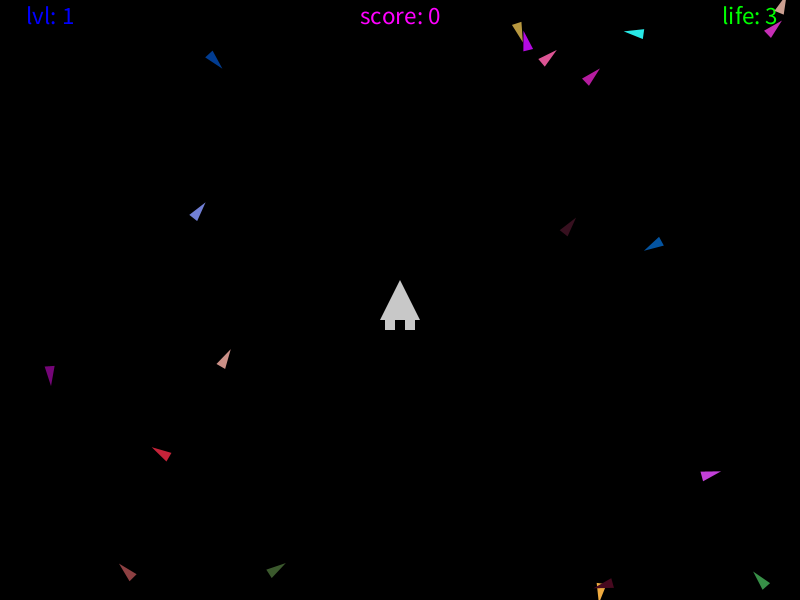
Frame 1 (no input)
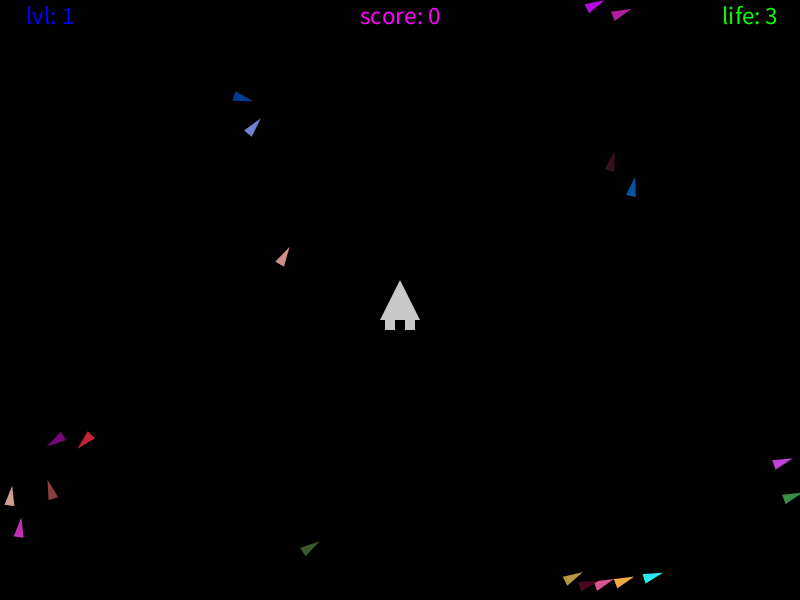
Frame 60 (the mouse pressed at the canvas centre just before this capture)
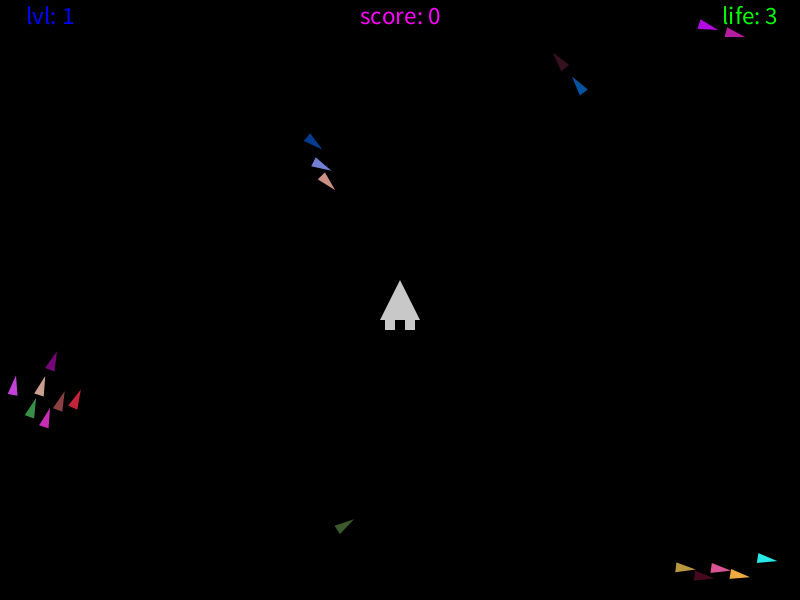
Frame 120 (the mouse held since frame 60 and released just before this capture)

The Processing sketch that drew these frames (run headless with seeded random() and noise(); from frame 60 on, the mouse is pressed at the canvas centre):

// Processing sketch: s03_turret
// ── s03_turret.pde
Canon c;
Vaisseau v;
ArrayList<Projectile> bullets;
int maxBullets = 6;
ArrayList<Mover> flock;
int flockSize = 20;
int kill;
int score;
boolean debug = false;
int lvl =1;
void setup() {
  size (800, 600);
  flock = new ArrayList<Mover>();
  flockSize = 15+(lvl*5);
  
  v = new Vaisseau();
  v.location.x = width / 2;
  v.location.y = height / 2;
  c = new Canon();
  kill =0;
  score=0;
  bullets = new ArrayList<Projectile>();
  lvl++;
  for (int i = 0; i < flockSize; i++) {
   createEt(); 
  }
  println(flockSize);
  textAlign(CENTER, CENTER);
}

int currentTime;
int previousTime = 0;
int deltaTime;

void draw() {
  currentTime = millis();
  deltaTime = currentTime - previousTime;
  previousTime = currentTime;
  
  update(deltaTime);
  render();
  display();
}
PVector thrusters = new PVector(0, -0.02);
float angle = 0;

void update (float deltaTime) {
  if(flockSize == 0){
    reset();
   }

  for (Mover m : flock) {
    if(m.isVisible){
      if(v.isVisible){
        if(v.isCollidingMover(m)){
          m.isVisible = false;
          v.life--;
          kill++;
          score++;
          flockSize--;
          //print(v.life);
        }
      }
      for (Projectile b : bullets){
         if (b.isVisible){
          if(b.isCollidingMover(m)){
            b.isVisible = false;
            m.isVisible = false;
            flockSize--;
            kill++;
            score++;
          }
        }
      }
      m.flock(flock);
      m.update(deltaTime);
    }
 }
 if(kill ==10){
   v.life++;
   kill =0;
 }
  if (keyPressed) {
    switch (key) {
      case ' ':
        v.thrust();
        break;
      case CODED:
        if (keyCode == LEFT) v.pivote(-.03);
        if (keyCode == RIGHT) v.pivote(.03);
        break;
    }
  }

  v.update(deltaTime);

  c.update();

  for ( Projectile p : bullets) {
    if(p.isVisible){
      if(v.isCollidingProjectile(p)){
        p.isVisible = false;
        v.life--;
        //print(v.life);
      }
      p.update(deltaTime);
    }
  }
}

void display () {
  for (Mover m : flock) {
    m.display();
    
  }
  
  c.shootingAngle = v.heading;
  v.display();
}

void render() {
  background(0);
  if(v.life ==0){
   designGameOver();
 }
 Text(lvl,v.life,score);
 
  
  for ( Projectile p : bullets) {
    p.display();
  }
  
  //c.display();
  c.move();
  v.getTips();
  c.canonTip = v.Tip;
}

void keyPressed() {
  
  if (key == 'c') {
    
    fire (c);
  }
  if(key == 'r'){
    lvl =1;
    setup();
  }
  

}

void keyReleased() {
    switch (key) {
      case ' ':
        v.noThrust();
        break;
    }  
}

void fire(GraphicObject m) {
  Canon c = (Canon)m;
  
  if (bullets.size() < maxBullets) {
    Projectile p = new Projectile();
    
    p.location = c.getCanonTip().copy();
    p.topSpeed = 5;
    p.velocity = c.getShootingVector().copy().mult(p.topSpeed);
   
    p.activate();
    
    bullets.add(p);
  } else {
    for ( Projectile p : bullets) {
      if (!p.isVisible) {
        p.location.x = c.getCanonTip().x;
        p.location.y = c.getCanonTip().y;
        p.velocity.x = c.getShootingVector().x;
        p.velocity.y = c.getShootingVector().y;
        p.velocity.mult(p.topSpeed);
        p.activate();
        break;
      }
    }
  }
  
}

void createEt(){
  float minX = v.location.x-(5*v.w);
  float maxX = v.location.x+(5*v.w);
  float minY = v.location.y-(5*v.h);
  float maxY = v.location.y+(5*v.h); 

  flock = new ArrayList<Mover>();
  for (int i = 0; i < flockSize; i++) {
    float mover_x = random(0,width);
    float mover_y = random(0,height);

    while((mover_x > minX && mover_x < maxX)||(mover_y > minY && mover_y < maxY)){
      mover_x = random(0,width);
      mover_y = random(0,height);
    }
    Mover m = new Mover(new PVector(mover_x, mover_y), new PVector(random (-2, 2), random(-2, 2)));
    m.fillColor = color(random(255), random(255), random(255));
    flock.add(m);
  }
}


void reset(){
  size (800, 600);
  flock = new ArrayList<Mover>();
  flockSize = 15+(lvl*5);
  
  v = new Vaisseau();
  v.location.x = width / 2;
  v.location.y = height / 2;
  c = new Canon();
  kill =0;
  bullets = new ArrayList<Projectile>();
  lvl++;
  for (int i = 0; i < flockSize; i++) {
   createEt(); 
  }
  println(flockSize);
  textAlign(CENTER, CENTER);
}

void designGameOver(){
  
  fill(255,0,0);
  textSize(30);
  text("Game over", width/2, height/3 - 40);
  text("click r to play again", width/2, height/3 +40);
}
void Text(int lvl, int life, int score){
  lvl-=1;
  textSize(25);
  fill(0,255,0);
  text("life: "+life,  width-50, 15);
  fill(0,0,255);
  text("lvl: "+lvl, 50, 15);
  fill(255,0,255);
  text("score: "+score, width/2, 15);
}

// ── Canon.pde
class Canon extends GraphicObject {

  float shootingAngle = QUARTER_PI;
  float angleIncrement = PI/60;
  float angleMax = 1.41; // sqrt 2

  float w = 32;
  float h = 16;
  
  PVector shootingVector = new PVector();
  PVector canonTip = new PVector();
  
  Canon() {
    super();

    location.x = width / 2;
    location.y = height - h;
  }
  
  PVector getCanonTip() {
    
    return canonTip;
  }
  
  PVector getShootingVector() {
    return shootingVector;
  }
  
  void move () {
    
    
    // X et Y sont inverses
    shootingVector.y = -cos(shootingAngle);
    shootingVector.x = sin(shootingAngle);
    shootingVector.normalize();
    
    // Calcul du bout du canon
    
    
  }

  void display() {
    
   
  }
}

// ── GraphicObject.pde
class GraphicObject {
  PVector location;
  PVector velocity;
  PVector acceleration;
  
  PVector size; 
  float topSpeed;
  float mass;
  
  
  GraphicObject () {
    
    this.location = new PVector (random (width), random (height));    
    this.velocity = new PVector (0, 0);
    this.acceleration = new PVector (0 , 0);
    
    this.size = new PVector (16, 16);
    this.mass = 1;
  }  
  
  GraphicObject (PVector loc, PVector vel) {
    this.location = loc;
    this.velocity = vel;
    this.acceleration = new PVector (0 , 0);
    this.size = new PVector (16, 16);
    this.topSpeed = 100;
  }
  
  GraphicObject (float m, float x, float y) {
    mass = m;
    location = new PVector (x, y);
    
    velocity = new PVector(0, 0);
    acceleration = new PVector(0, 0);
    size = new PVector (16, 16);
  }
  
  void update () {
    velocity.add (acceleration);
    location.add (velocity);

    acceleration.mult (0);
  }
  
  void display () {
    stroke (0);
    fill (127, 127, 127, 127);
    
    ellipse (location.x, location.y, mass * size.x, mass * size.y); // Dimension à l'échelle de la masse
  }
  
  void checkEdges() {
    if (location.x > width) {
      location.x = width;
      velocity.x *= -1;
    } else if (location.x < 0) {
      velocity.x *= -1;
      location.x = 0;
    }
    
    if (location.y > height) {
      velocity.y *= -1;
      location.y = height;
    }
    
    if (location.y < 0) {
      velocity.y *= -.6;
      location.y = 0;
    }
  }
  
  
  void applyForce (PVector force) {
    PVector f = PVector.div (force, mass);
   
    this.acceleration.add(f);
  }
}

// ── Mover.pde
class Mover extends GraphicObject {
  color fillColor = color (255);
  float topSpeed = 2;
  float topSteer = 0.05;
  
  float mass = 1;
  
  float theta = 0;
  float r = 5; // Rayon du boid
  
  float radiusSeparation = 6 * r;
  float radiusAlignment = 12 * r;
  float radiusCohesion = 18 * r;

  float weightSeparation = 2;
  float weightAlignment = 1;
  float weightCohesion = 1;
  
  PVector steer;
  PVector sumAlignment;
  PVector sumCohesion;
  
  boolean isVisible = true;

  PVector zeroVector = new PVector(0, 0);
  
  
  

  boolean debug = false;
  int msgCount = 0;
  String debugMessage = "";
  
  Mover () {
    location = new PVector();
    velocity = new PVector();
    acceleration = new PVector();
  }
  
  Mover (PVector loc, PVector vel) {
    this.location = loc;
    this.velocity = vel;
    this.acceleration = new PVector (0 , 0);
  }
  
  void checkEdges() {
    if (location.x < 0) {
      location.x = width - r;
    } else if (location.x + r> width) {
      location.x = 0;
    }
    
    if (location.y < 0) {
      location.y = height - r;
    } else if (location.y + r> height) {
      location.y = 0;
    }
  }
  
  void flock (ArrayList<Mover> boids) {
    PVector separation = separate(boids);
    PVector alignment = align(boids);
    PVector cohesion = cohesion(boids);
    
    separation.mult(weightSeparation);
    alignment.mult(weightSeparation);
    cohesion.mult(weightCohesion);

    applyForce(separation);
    applyForce(alignment);
    applyForce(cohesion);
  }
  
  
  void update(float deltaTime) {
    checkEdges();

    velocity.add (acceleration);
    velocity.limit(topSpeed);

    theta = velocity.heading() + radians(90);

    location.add (velocity);

    acceleration.mult (0);
    
    
  }
  
  void display() {
    if(isVisible){
      noStroke();
      fill (fillColor);
      
      pushMatrix();
      translate(location.x, location.y);
      rotate (theta);
      
      beginShape(TRIANGLES);
        vertex(0, -r * 2);
        vertex(-r, r * 2);
        vertex(r, r * 2);
      
      endShape();
      
      popMatrix();
      
      if (debug || this.debug) {
        renderDebug();
      }
    }
  }
  
  PVector separate (ArrayList<Mover> boids) {
    if (steer == null) {
      steer = new PVector(0, 0, 0);
    }
    else {
      steer.setMag(0);
    }
    
    int count = 0;
    
    for (Mover other : boids) {
      float d = PVector.dist(location, other.location);
      
      if (d > 0 && d < radiusSeparation) {
        PVector diff = PVector.sub(location, other.location);
        
        diff.normalize();
        diff.div(d);
        
        steer.add(diff);
        
        count++;
      }
    }
    
    if (count > 0) {
      steer.div(count);
    }
    
    if (steer.mag() > 0) {
      steer.setMag(topSpeed);
      steer.sub(velocity);
      steer.limit(topSteer);
    }
    
    return steer;
  }

  PVector align (ArrayList<Mover> boids) {

    if (sumAlignment == null) {
      sumAlignment = new PVector();      
    } else {
      sumAlignment.mult(0);
    }

    int count = 0;

    for (Mover other : boids) {
      float d = PVector.dist(this.location, other.location);

      if (d > 0 && d < radiusAlignment) {
        sumAlignment.add(other.velocity);
        count++;
      }
    }

    if (count > 0) {
      sumAlignment.div((float)count);
      sumAlignment.setMag(topSpeed);

      PVector steer = PVector.sub(sumAlignment, this.velocity);
      steer.limit(topSteer);

      return steer;
    } else {
      return zeroVector;
    }
  }

   // Méthode qui calcule et applique une force de braquage vers une cible
  // STEER = CIBLE moins VITESSE
  PVector seek (PVector target) {
    // Vecteur différentiel vers la cible
    PVector desired = PVector.sub (target, this.location);
    
    // VITESSE MAXIMALE VERS LA CIBLE
    desired.setMag(topSpeed);
    
    // Braquage
    PVector steer = PVector.sub (desired, velocity);
    steer.limit(topSteer);
    
    return steer;    
  }

  PVector cohesion (ArrayList<Mover> boids) {
    if (sumCohesion == null) {
      sumCohesion = new PVector();      
    } else {
      sumCohesion.mult(0);
    }

    int count = 0;

    for (Mover other : boids) {
      float d = PVector.dist(location, other.location);

      if (d > 0 && d < radiusCohesion) {
        sumCohesion.add(other.location);
        count++;
      }
    }

    if (count > 0) {
      sumCohesion.div(count);

      return seek(sumCohesion);
    } else {
      return zeroVector;
    }
    
  }
  
  void applyForce (PVector force) {
    PVector f;
    
    if (mass != 1)
      f = PVector.div (force, mass);
    else
      f = force;
   
    this.acceleration.add(f);    
  }
  
  float getRadius() {
    return r*4;
  }
  
  void renderDebug() {
    pushMatrix();
      noFill();
      translate(location.x, location.y);
      
      strokeWeight(1);
      stroke (100, 0, 0);
      ellipse (0, 0, radiusSeparation, radiusSeparation);

      stroke (0, 100, 0);
      ellipse (0, 0, radiusAlignment, radiusAlignment);

      stroke (0, 0, 200);
      ellipse (0, 0, radiusCohesion, radiusCohesion);
      
    popMatrix();

    if (msgCount % 60 == 0) {
      msgCount = 0;

      if (debugMessage != "") {
        println(debugMessage);
        debugMessage = "";
      }
    }

    msgCount++;
  }
}

// ── Projectile.pde
class Projectile extends GraphicObject {
  boolean isVisible = false;
  
  Projectile () {
    super();
  }
  
  void activate() {
    isVisible = true;
  }
  
  void setDirection(PVector v) {
    velocity = v;
  }
  
  
  void update(float deltaTime) {
    
    if (!isVisible) return;
    
    super.update();
    
    if (location.x < 0 || location.x > width || location.y < 0 || location.y > height) {
      isVisible = false;
    }
  }
  
  void display() {
    
    if (isVisible) {
      pushMatrix();
        translate (location.x, location.y);
        
        ellipse (0, 0, 3, 3);
      popMatrix();
    }
  }
  
  
  boolean isCollidingMover(Mover other) {
    boolean result = false;

    float distance = PVector.dist(this.location, other.location);

    if ((this.getRadius() + other.getRadius()) >= distance) {
      result = true;
    }


    return result;
  }
  float getRadius() {
    return 3;
  }
}

// ── Vaisseau.pde
class Vaisseau extends GraphicObject {
  float angularVelocity = 0.0;
  float angularAcceleration = 0.0;
  PVector Tip;
  float angle = 0.0;  
  float heading = 0.0;
  
  float w = 20;
  float h = 10;
  
  float mass = 1.0;
  
  float speedLimit = 5;
  boolean thrusting = false;
  
  boolean isVisible =true;
  int life;
  
  Vaisseau() {
    initValues();
  }
  void getTips(){
    Tip.x = cos(heading-HALF_PI)*size+location.x;
    Tip.y = sin(heading-HALF_PI)*size+location.y;
  }
  
  void initValues() {
    location = new PVector();
    velocity = new PVector();
    acceleration = new PVector();
    Tip = new PVector();
    life =3;
  }
  
  void applyForce (PVector force) {
    PVector f;
    
    if (mass != 1)
      f = PVector.div (force, mass);
    else
      f = force;
   
    this.acceleration.add(f);
  }
  
  void checkEdges() {
    if (location.x < -size) location.x = width + size;
    if (location.y < -size) location.y = height + size;
    if (location.x > width + size) location.x = -size;
    if (location.y > height + size) location.y = -size;
  }
  
  void checkLife(){
    if(life == 0){
      isVisible = false;
      
    }
  }
  
  void thrust(){
    float angle = heading - PI/2;
    
    PVector force = new PVector (cos(angle), sin(angle));
    force.mult(0.1);
    
    applyForce(force);
    
    thrusting = true;    
  }
  
  void update(float deltaTime) {
    checkEdges();
    checkLife();
    velocity.add(acceleration);
    
    velocity.limit(speedLimit);
    
    location.add(velocity);
    
    acceleration.mult(0);
    
    angularVelocity += angularAcceleration;
    angle += angularVelocity;
    
    angularAcceleration = 0.0;
  }
  
  float size = 20;
  
  void display() {
    if(isVisible){
      pushMatrix();
        translate (location.x, location.y);
        rotate (heading);
        
        fill(200);
        noStroke();
        
        beginShape(TRIANGLES);
          vertex(0, -size);
          vertex(size, size);
          vertex(-size, size);
        endShape();
        
        if (thrusting) {
          fill(200, 0, 0);
        }
        rect(-size + (size/4), size, size / 2, size / 2);
        rect(size - ((size/4) + size/2), size, size / 2, size / 2);
        
      popMatrix();
    }
  }
  
  boolean isCollidingMover(Mover other) {
    boolean result = false;

    float distance = PVector.dist(this.location, other.location);

    if ((this.getRadius() + other.getRadius()) >= distance) {
      result = true;
    }


    return result;
  }
  
  boolean isCollidingProjectile(Projectile other) {
    boolean result = false;

    float distance = PVector.dist(this.location, other.location);

    if ((this.getRadius() + other.getRadius()) >= distance) {
      result = true;
    }


    return result;
  }
  float getRadius() {
    return 10;
  }
  
  void pivote(float angle) {
    heading += angle;
  }
  
  void noThrust() {
    thrusting = false;
  }
}
